Frame 1 (no input): blank canvas, image omitted
Frame 60 (no input): blank canvas, image omitted
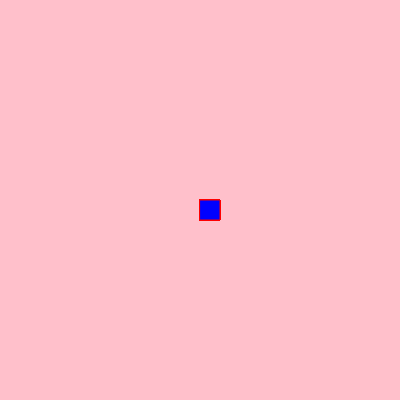
Frame 120 (the mouse pressed at the canvas centre since frame 60)

The p5.js sketch whose frames 1 and 60 were blank and that drew this single picture after the mouse press (run headless with seeded random() and noise() and a simulated clock; from frame 60 on, the mouse is pressed at the canvas centre):

// p5.js sketch
// ── sketch.js
function setup () {
    createCanvas (400,400); 
    background("pink");
  }
   function draw(){ 
     stroke("red")
    fill("blue")
    if(mouseIsPressed) {
     rect(mouseX, mouseY, 20, 20);
  }
  }
